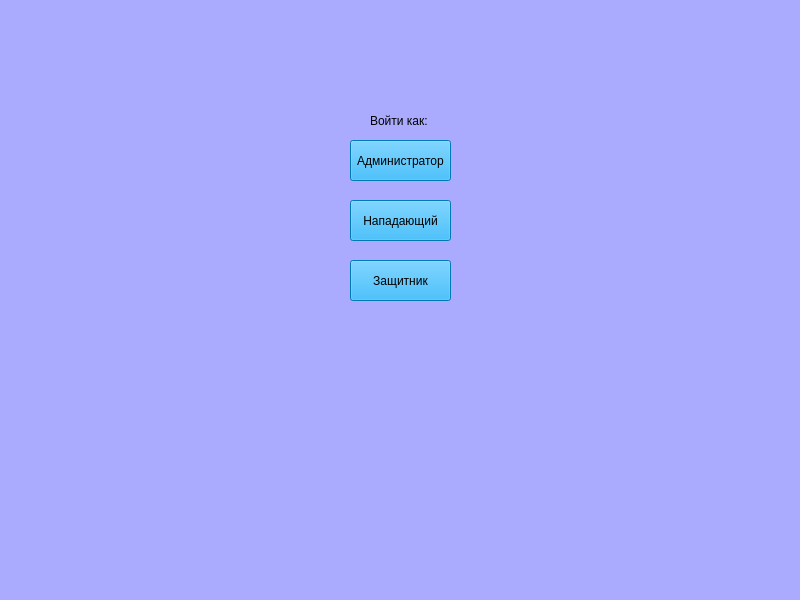
<?xml version="1.0" encoding="UTF-8"?>
<ui version="4.0">
 <class>MainWindow</class>
 <widget class="QMainWindow" name="MainWindow">
  <property name="geometry">
   <rect>
    <x>0</x>
    <y>0</y>
    <width>800</width>
    <height>600</height>
   </rect>
  </property>
  <property name="minimumSize">
   <size>
    <width>800</width>
    <height>600</height>
   </size>
  </property>
  <property name="windowTitle">
   <string>Project</string>
  </property>
  <property name="styleSheet">
   <string notr="true">background-color: rgb(170, 170, 255);</string>
  </property>
  <widget class="QWidget" name="centralwidget">
   <widget class="QPushButton" name="enter_defender_btn">
    <property name="geometry">
     <rect>
      <x>350</x>
      <y>260</y>
      <width>101</width>
      <height>41</height>
     </rect>
    </property>
    <property name="sizePolicy">
     <sizepolicy hsizetype="Maximum" vsizetype="Fixed">
      <horstretch>0</horstretch>
      <verstretch>0</verstretch>
     </sizepolicy>
    </property>
    <property name="styleSheet">
     <string notr="true">background-color: rgb(0, 170, 255);</string>
    </property>
    <property name="text">
     <string>Защитник</string>
    </property>
   </widget>
   <widget class="QPushButton" name="enter_attacker_btn">
    <property name="geometry">
     <rect>
      <x>350</x>
      <y>200</y>
      <width>101</width>
      <height>41</height>
     </rect>
    </property>
    <property name="sizePolicy">
     <sizepolicy hsizetype="Maximum" vsizetype="Fixed">
      <horstretch>0</horstretch>
      <verstretch>0</verstretch>
     </sizepolicy>
    </property>
    <property name="styleSheet">
     <string notr="true">background-color: rgb(0, 170, 255);</string>
    </property>
    <property name="text">
     <string>Нападающий</string>
    </property>
   </widget>
   <widget class="QLabel" name="enter_lbl">
    <property name="geometry">
     <rect>
      <x>370</x>
      <y>110</y>
      <width>61</width>
      <height>21</height>
     </rect>
    </property>
    <property name="sizePolicy">
     <sizepolicy hsizetype="Ignored" vsizetype="Preferred">
      <horstretch>0</horstretch>
      <verstretch>0</verstretch>
     </sizepolicy>
    </property>
    <property name="text">
     <string>Войти как:</string>
    </property>
   </widget>
   <widget class="QPushButton" name="enter_admin_btn">
    <property name="geometry">
     <rect>
      <x>350</x>
      <y>140</y>
      <width>101</width>
      <height>41</height>
     </rect>
    </property>
    <property name="sizePolicy">
     <sizepolicy hsizetype="Maximum" vsizetype="Fixed">
      <horstretch>0</horstretch>
      <verstretch>0</verstretch>
     </sizepolicy>
    </property>
    <property name="layoutDirection">
     <enum>Qt::LeftToRight</enum>
    </property>
    <property name="styleSheet">
     <string notr="true">background-color: rgb(0, 170, 255);</string>
    </property>
    <property name="text">
     <string>Администратор</string>
    </property>
   </widget>
  </widget>
  <widget class="QMenuBar" name="menubar">
   <property name="geometry">
    <rect>
     <x>0</x>
     <y>0</y>
     <width>800</width>
     <height>21</height>
    </rect>
   </property>
  </widget>
  <widget class="QStatusBar" name="statusbar"/>
 </widget>
 <resources/>
 <connections/>
</ui>
